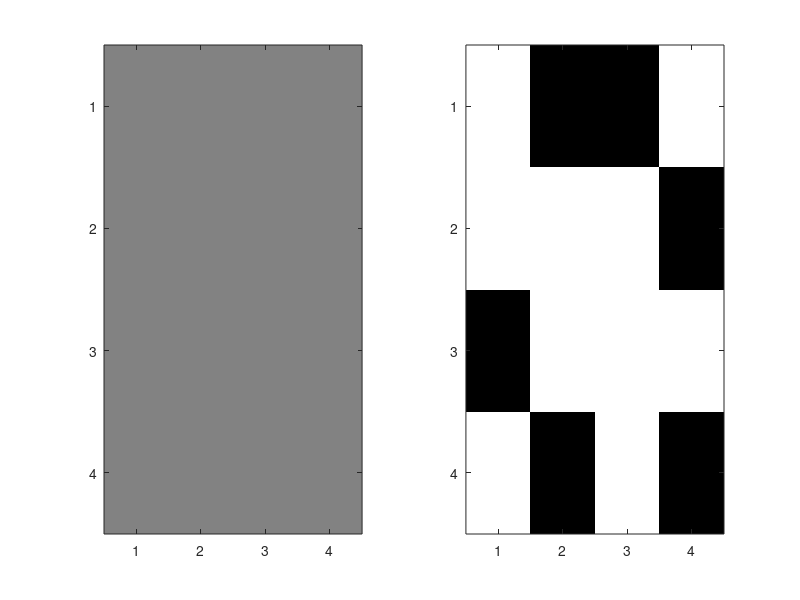

Write MATLAB code to recreate this figure. (Note: this script raises an error after producing the figure.)
%%%%%%%%%%%%%%%%%%%%%%%%%%%%%
%{
This code was possible because of the optimization routine written by Miki
Lustig (Stanford MRI) to find optimal gradient waveforms based on the slew rate and max
gradient constraints
%}

% Meghasyam Tummalacherla

% Parameter limits

gx_max = 15*10^-3; % 15 mT/m
gy_max = 15*10^-3; % 15 mT/m
slew_x_max = 10; % 100 T/m/s
slew_y_max = 10; % 100 T/m/s


g_max = [gx_max, gy_max];
slew_rates = [slew_x_max, slew_y_max];

gamma_c = 42.57*10^6; % 42.57*10^6 /s/T

% Full grid pattern
grid_size = 4;
full_grid = ones(grid_size, grid_size);
figure(1);
subplot(1,2,1);
imagesc(full_grid);


% The postions of the points on the grid in k-space
fovx = 10*10^-2; % 10cm
fovy = 10*10^-2; % 10cm
delta_kx = 1/fovx;
delta_ky = 1/fovy;

% Only the relative positions of the points in the k-space matters to find
% the optimal path as we can center the k-space later
points_pos = cell(1, grid_size^2);
for i =1:grid_size
    for j=1:grid_size
        temp_pos = [delta_kx*i, delta_ky*j];
        points_pos{(i-1)*grid_size + j} = temp_pos;
    end
end


% Undersampling grid
% N = round(grid_size^2 /2); % %50 percent undersampling
% U = zeros(1, grid_size^2);
% U(randi(grid_size^2,[1 N])) = 1;
% U = reshape(U, [grid_size, grid_size]);
% U = full_grid;
% N = sum(sum(U)); % Number of points on the grid

U = [1 0 0 1; 1 1 1 0 ;0 1 1 1;1 0 1 0];
N = sum(sum(U));
figure(1);
subplot(1,2,2);
imagesc(U);
colormap('gray');

points_pos_U = cell(1, N);
count = 1;
for i =1:grid_size
    for j=1:grid_size
        if U(i,j) > 0
            temp_pos = [delta_kx*i, delta_ky*j].*U(i,j);
            points_pos_U{count} = temp_pos;
            count = count+1;
        end
    end
end

% P_mat = perms([1:N]); % The matrix that contains all possible paths amongst the N points in the undersampled grid

% time limits
fs_adc = 1*10; % The Machine can move at a max of 10hz
t_sampling = 1/fs_adc;
% t_max = traversal(full_grid);
t_step = t_sampling; % Usually the sampling time is much much faster than the time it takes the gradients to move

% We are not using these values for time limits as our assumption of the
% algorithm is such that the ADC is much faster than the gradient waveform
% change

% assuming the gradient changes from one sample in k-space to the other in
% linear steps only. I.e the Gx curve is piece wise linear and so is the Gy
% curve.



t_opt = Inf; % Initialization
% t_path_all = zeros(size(P_mat,1),1);


% key is to minimize delta_t i.e the travel time it takes to move from the current
% point in k-space to the next. delta_g is also limited by the fact that
% gx_next cannot exceed the bounds on the maximum gradient magnitude set
% machine, and also on the max slew rates.

size_path = N;

paths = [9 8 10 7 6 3 4 5 2 1;9 10 8 7 6 3 4 5 2 1; 9 6 7 10 8 2 1 3 4 5]; 
g_path = cell(1,3);
t_path = zeros(1,3);

for index = 1:3
    index
    path_curr = paths(index,:);
      
    C = zeros(size_path, 3);
    
    for i=1:size_path
        C(i,1:2) = cell2mat(points_pos_U(path_curr(i)));
    end
      
    g_curr = [0, 0];
    
    %% Using Lustig's Optimization code
    [C,t,g,s,k,phi,sta,stb] = minTimeGradient(C,0,g_curr,[],g_max(1),slew_rates(1),4*10^-3,[],[]);
    %%
    
    g_path{index} = g;
    t_path(index) = t;
    
    if t <= t_opt
        t_opt = t;
        index_opt = index;
    end
end

% 
% gx_wave = zeros(1, N);
% gy_wave = zeros(1, N);
% t_path = zeros(1, N);
% 
% path_curr = P_mat(index_opt, :);
% g_curr = [0 0];
% k_curr = cell2mat(points_pos_U(path_curr(1)));
% for point_i = 2:N
%     k_next = cell2mat(points_pos_U(path_curr(point_i)));
%    [C,t,g,s,k,phi,sta,stb] = minTimeGradient(C,0,g_curr,[],g_max(1),slew_rates(1),4*10^-3,[],[]);
% end
% 

for index=1:3
    figure(index+1);
    subplot(2,1,1);
    plot(g_path{index}(:,1));
    title(['gx, time = ' num2str(t_path(index))]);
    subplot(2,1,2);
    plot(g_path{index}(:,2));
    title(['gy, path = ' num2str(paths(index,:))]);
end    
